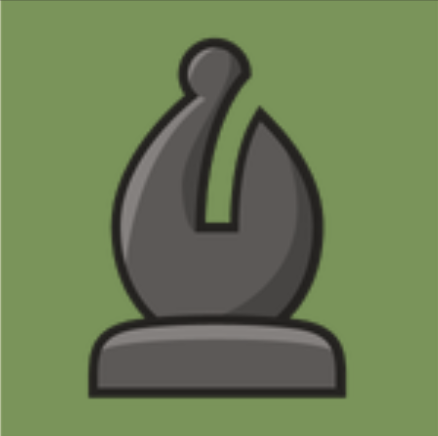
#> input picture data/train/cells/chess_black_bishop/real_20260906_06.png, 438 x 436 px
$ python board_slicer.py ../data/train/cells/chess_black_bishop/real_20260906_06.png
#> lines starting #> are read from the running program, lines starting #| are printed output that depends on the picture; after the words box and inside, x2 and y2 are one past the last pixel; in counts of white or black regions, pixels touching at a corner belong together
### src/grid_detect.py
"""
Grid-size inference from periodicity, as an alternative to Hough line detection.

This module keys on periodicity instead. For each pixel row y, take the mean of
the row difference across the full width.

At real cell boundary every square should change shade at once, so this value should spike.

Sweep N and score each by how strong the profile is at the boundaries N predicts.
Take the largest valid candidate since the true N may have divisors.
"""

import cv2
import numpy as np

try:
    from slicer_config import SlicerConfig
except ImportError:  # imported as part of the `src` package
    from .slicer_config import SlicerConfig


class GridDetectionError(ValueError):
    """
    Raised when the image carries no usable grid signal.
    """


def boundary_profile(board_image, axis):
    """
    1-D profile of how much the image changes across each candidate boundary.

    axis 0 -> row boundaries (differences down the image)
    axis 1 -> column boundaries (the same, transposed)

    Returns (raw, contrast):
      raw       the un-normalised profile, length (dimension - 1)
      contrast  peak / median of raw
    """
    gray = cv2.cvtColor(board_image, cv2.COLOR_BGR2GRAY).astype(np.float64)
    if axis == 1:
        gray = gray.T
    raw = np.abs(np.diff(gray, axis=0)).mean(axis=1)

    peak = float(raw.max())
    median = float(np.median(raw))

    if peak <= 1e-9:
        contrast = 0.0
    elif median <= 1e-9:
        contrast = float("inf")
    else:
        contrast = peak / median
    return raw, contrast


def peak_tolerance(n_cells, span, tol_frac=0.04, tol_min=2):
    """
    Search window, in px, when sampling a predicted boundary.

    Scaled to cell size rather than fixed.
    """
    if n_cells < 1:
        return tol_min
    return max(tol_min, int(round(span / n_cells * tol_frac)))


def normalise(raw, percentile=99.0):
    """
    Scale a raw profile to 0..1 using a high percentile as the ceiling.

    Not the max. A single strong edge -- a board frame, a UI selection
    highlight -- otherwise sets the ceiling and squashes every genuine gridline
    beneath it. Both checkers boards scored 0.19 against a 0.20 threshold purely
    because their wooden frame edge was ~5x stronger than their gridlines; at
    the 99th percentile they score 1.00.
    """
    top = float(np.percentile(raw, percentile))
    lo = float(raw.min())
    return np.clip((raw - lo) / (top - lo + 1e-9), 0.0, 1.0)


def score_grid(profile, n_cells, lo=None, hi=None, tol_frac=0.04,
               percentile=20.0, tol_min=2):
    """
    How well a grid of `n_cells` spanning lo..hi explains the profile.

    Iterate over possible lo/hi values since grid may not fill the bounding box.

    Samples the profile at each of the n_cells-1 interior boundaries, taking the
    max within a window scaled to cell size (see peak_tolerance), then
    aggregates with `percentile`.

    `profile` should be normalised to 0..1 so scores are comparable across axes.
    """
    n = len(profile)
    if n_cells < 2:
        return 0.0
    lo = 0 if lo is None else lo
    hi = n if hi is None else hi
    if hi - lo < n * 0.5:
        return 0.0
    cell = (hi - lo) / n_cells
    tol = peak_tolerance(n_cells, hi - lo, tol_frac, tol_min)
    peaks = []
    for i in range(1, n_cells):
        b = int(round(lo + i * cell))
        peaks.append(profile[max(0, b - tol):min(n, b + tol + 1)].max())
    return float(np.percentile(peaks, percentile))


def fit_axis_grid(profile, config=None):
    """
    Fit (n_cells, lo, hi) -- how many cells, and where the grid sits.

    Searched in two stages:

      1. symmetric coarse pass, hi = n - lo.
      2. small asymmetric search around the winner, for borders that are
         not symmetric.

    Returns (best_n, best_lo, best_hi, scores) where scores maps n -> its best
    score over all offsets, for the divisor tie-break and for reporting.
    """
    cfg = config or SlicerConfig()
    n = len(profile)
    max_inset = int(n * cfg.profile_max_inset_frac)
    step = max(1, cfg.profile_inset_step)
    refine = cfg.profile_refine_px

    def sc(nc, lo, hi):
        return score_grid(profile, nc, lo, hi, cfg.profile_peak_tol_frac,
                          cfg.profile_percentile, cfg.profile_peak_tol_min)

    scores, spans = {}, {}
    for nc in range(cfg.profile_n_min, cfg.profile_n_max + 1):
        best = None
        for inset in range(0, max_inset + 1, step):
            v = sc(nc, inset, n - inset)
            if best is None or v > best[0]:
                best = (v, inset, n - inset)
        _, lo0, hi0 = best
        for lo in range(max(0, lo0 - refine), lo0 + refine + 1, step):
            for hi in range(max(0, hi0 - refine), min(n, hi0 + refine) + 1, step):
                v = sc(nc, lo, hi)
                if v > best[0]:
                    best = (v, lo, hi)
        scores[nc], spans[nc] = best[0], (best[1], best[2])

    # Divisor tie-break
    cutoff = cfg.profile_rel_threshold * max(scores.values())
    best_n = max(nc for nc, v in scores.items() if v >= cutoff)
    return (best_n,) + spans[best_n] + (scores,)


def infer_axis_size(board_image, axis, config=None):
    """
    Infer the number of cells along one axis.

    Returns (n_cells, scores) where scores maps N -> score, for reporting.

    Since divisors tie, pick largest scoring N within `profile_rel_threshold`.

    Contrast guard checks that image is not completely uniform
    """
    cfg = config or SlicerConfig()
    raw, contrast = boundary_profile(board_image, axis)

    if contrast < cfg.profile_min_contrast:
        name = "rows" if axis == 0 else "columns"
        raise GridDetectionError(
            f"no usable grid signal along {name}: contrast {contrast:.1f} is "
            f"below profile_min_contrast ({cfg.profile_min_contrast}). Real "
            f"boards measure 36-547; a featureless image measures ~1. The image "
            f"likely has neither shade alternation nor drawn gridlines."
        )

    profile = normalise(raw, cfg.profile_norm_percentile)
    n_cells, lo, hi, scores = fit_axis_grid(profile, cfg)

    # The contrast guard above only rejects flat images.
    best_score = scores[n_cells]
    if best_score < cfg.profile_min_score:
        name = "rows" if axis == 0 else "columns"
        raise GridDetectionError(
            f"no regular grid along {name}: best score {best_score:.3f} is below "
            f"profile_min_score ({cfg.profile_min_score}). The image has "
            f"contrast ({contrast:.1f}) but its boundaries are not evenly "
            f"spaced -- a single strong edge looks like this."
        )

    return n_cells, lo, hi, scores


def infer_grid_size(board_image, config=None):
    """
    Infer (rows, cols) for a cropped board.

    Axes are inferred independently, so non-square NxM grids work.
    """
    cfg = config or SlicerConfig()
    rows, r_lo, r_hi, _ = infer_axis_size(board_image, 0, cfg)
    cols, c_lo, c_hi, _ = infer_axis_size(board_image, 1, cfg)
    return rows, cols, (r_lo, r_hi), (c_lo, c_hi)


def detect_grid_lines_by_profile(board_image, config=None):
    """
    Grid line positions from the inferred cell count.

    Returns (row_lines, col_lines) spanning the full crop.
    """
    cfg = config or SlicerConfig()
    rows, cols, (r_lo, r_hi), (c_lo, c_hi) = infer_grid_size(board_image, cfg)
    # spans the FITTED grid, not the whole crop -- see fit_axis_grid
    row_lines = [int(round(v)) for v in np.linspace(r_lo, r_hi, rows + 1)]
    col_lines = [int(round(v)) for v in np.linspace(c_lo, c_hi, cols + 1)]
    return row_lines, col_lines

### src/board_slicer.py
"""
Board grid detection and cell-slicing pipeline.

Step 1: find_board_bbox   -- locate the board's outer boundary in a screenshot
Step 2: detect_grid_lines -- find row/column gridlines via Hough transform
Step 3: slice_cells       -- crop out individual cell images based on
                              detected line positions

Every tunable number lives in SlicerConfig (slicer_config.py)

Requires: pip install opencv-python-headless numpy
"""

import argparse

import cv2
import numpy as np

try:
    from grid_detect import detect_grid_lines_by_profile
    from slicer_config import SlicerConfig
except ImportError:
    from .grid_detect import detect_grid_lines_by_profile
    from .slicer_config import SlicerConfig


# Step 1: Find the board's bounding box within a larger image
def find_board_bbox(image, config=None):
    """
    Locate the board as the largest roughly-square contour in the image.

    image: BGR image (as read by cv2.imread)
    config: SlicerConfig -- uses the bbox_* fields; see slicer_config.py

    Returns (x, y, w, h) bounding box of the detected board.
    """
    cfg = config or SlicerConfig()

    gray = cv2.cvtColor(image, cv2.COLOR_BGR2GRAY)
    edges = cv2.Canny(gray, cfg.bbox_canny_low, cfg.bbox_canny_high)
    # Dilate edges slightly so broken/antialiased border lines
    # connect into one continuous contour
    kernel = np.ones((cfg.bbox_dilate_kernel, cfg.bbox_dilate_kernel), np.uint8)
    edges = cv2.dilate(edges, kernel, iterations=cfg.bbox_dilate_iterations)

    contours, _ = cv2.findContours(edges, cv2.RETR_EXTERNAL, cv2.CHAIN_APPROX_SIMPLE)
    if not contours:
        raise ValueError("No contours found -- is this image mostly blank?")

    img_area = image.shape[0] * image.shape[1]
    candidates = []
    for cnt in contours:
        x, y, w, h = cv2.boundingRect(cnt)
        area = w * h
        if area < img_area * cfg.bbox_min_area_frac:
            continue
        aspect = w / h if h > 0 else 0
        # Accepted boards should be close to square
        sq = cfg.bbox_aspect_tol
        if sq <= aspect <= 1 / sq:
            candidates.append((area, x, y, w, h))

    if not candidates:
        raise ValueError("No board-like (square-ish, large) contour found")

    # Pick the candidate with largest area
    candidates.sort(reverse=True, key=lambda c: c[0])
    _, x, y, w, h = candidates[0]
    return x, y, w, h


# Step 2: Detect grid lines within the board crop
# [28 lines left out: functions _cluster_positions, _uniform_positions, not called in this run]


def detect_grid_lines(board_image, config=None):
    """
    Detect horizontal and vertical gridlines within a cropped board image.

    board_image: BGR image containing only the board
    config: SlicerConfig, see slicer_config.py

    The Hough vote threshold is derived from the computed minLineLength

    Returns (row_lines, col_lines), both sorted in ascending order
    """
    cfg = config or SlicerConfig()

    if cfg.grid_detector == "profile":
        # Periodicity-based. Returns uniformly divided positions from the
        # inferred cell count, so uniform_spacing is implicit and ignored here.
        return detect_grid_lines_by_profile(board_image, cfg)
    if cfg.grid_detector != "hough":
        raise ValueError(
            f"unknown grid_detector {cfg.grid_detector!r}; expected "
            f"'profile' or 'hough'"
        )

    h, w = board_image.shape[:2]
    gray = cv2.cvtColor(board_image, cv2.COLOR_BGR2GRAY)
    edges = cv2.Canny(gray, cfg.line_canny_low, cfg.line_canny_high)

    min_len_h = int(w * cfg.min_line_frac)
    min_len_v = int(h * cfg.min_line_frac)
    min_line_length = min(min_len_h, min_len_v)

    max_line_gap = int(min(w, h) * cfg.max_line_gap_frac)

    hough_threshold = max(
        cfg.hough_threshold_min,
        int(min_line_length * cfg.hough_threshold_frac),
    )

    lines = cv2.HoughLinesP(
        edges, 1, np.pi / 180,
        threshold=hough_threshold,
        minLineLength=min_line_length,
        maxLineGap=max_line_gap,
    )

    horizontal_ys, vertical_xs = [], []
    if lines is not None:
        for line in lines:
            x1, y1, x2, y2 = line[0]
            dx, dy = x2 - x1, y2 - y1
            angle = np.degrees(np.arctan2(dy, dx))
            angle = abs(angle) % 180

            if angle < cfg.angle_tol_deg and abs(dx) >= min_len_h * cfg.line_run_frac:
                horizontal_ys.append((y1 + y2) // 2)
            elif abs(angle - 90) < cfg.angle_tol_deg and abs(dy) >= min_len_v * cfg.line_run_frac:
                vertical_xs.append((x1 + x2) // 2)

    cluster_gap = max(cfg.cluster_gap_min, int(min(w, h) * cfg.cluster_gap_frac))

    row_lines = _cluster_positions(horizontal_ys, gap=cluster_gap)
    col_lines = _cluster_positions(vertical_xs, gap=cluster_gap)

    # Include outer edges as lines in case the outermost gridline wasn't detected
    if not row_lines or row_lines[0] > cluster_gap:
        row_lines = [0] + row_lines
    if not row_lines or row_lines[-1] < h - cluster_gap:
        row_lines = row_lines + [h]
    if not col_lines or col_lines[0] > cluster_gap:
        col_lines = [0] + col_lines
    if not col_lines or col_lines[-1] < w - cluster_gap:
        col_lines = col_lines + [w]

    # Re-cluster after inserting fallback boundaries
    row_lines = _cluster_positions(row_lines, gap=cluster_gap)
    col_lines = _cluster_positions(col_lines, gap=cluster_gap)

    if cfg.uniform_spacing:
        # anchored on the board crop (h, w), not on the outermost detected
        # lines -- see _uniform_positions for why that matters
        row_lines = _uniform_positions(row_lines, span=h)
        col_lines = _uniform_positions(col_lines, span=w)

    return row_lines, col_lines


# Step 3: Slice the board into individual cell images
# [56 lines left out: functions slice_cells, extract_board_cells, draw_debug_overlay, not called in this run]


# ---------------------------------------------------------------------------
# CLI
# Save every sliced cell as its own file
# Plus one debug overlay image showing the detected bbox + gridlines on the original.
#
# Every SlicerConfig field gets its own --flag automatically
#
# Usage:
#   python3 board_slicer.py path/to/screenshot.png
#   python3 board_slicer.py path/to/screenshot.png --out debug_output
#   python3 board_slicer.py path/to/screenshot.png --min-line-frac 0.6
# ---------------------------------------------------------------------------
def _add_config_arguments(parser):
    """Add one --flag per SlicerConfig field, so the CLI stays in sync with
    the dataclass as fields are added or removed."""
    from dataclasses import fields

    defaults = SlicerConfig()
    group = parser.add_argument_group(
        "slicer config",
        "Per-run overrides for SlicerConfig; defaults come from slicer_config.py",
    )
    for f in fields(SlicerConfig):
        flag = "--" + f.name.replace("_", "-")
        current = getattr(defaults, f.name)
        if isinstance(current, bool):
            group.add_argument(flag, dest=f.name, default=current,
                               action=argparse.BooleanOptionalAction)
        else:
            group.add_argument(flag, dest=f.name, default=current,
                               type=type(current))


def _config_from_args(args):
    """Build a SlicerConfig from the parsed namespace, and report which values
    were overridden away from the slicer_config.py defaults."""
    from dataclasses import fields

    defaults = SlicerConfig()
    values = {f.name: getattr(args, f.name) for f in fields(SlicerConfig)}
    overrides = {k: v for k, v in values.items() if v != getattr(defaults, k)}
    return SlicerConfig(**values), overrides


def main():
    import os

    parser = argparse.ArgumentParser(
        description="Run the board-slicing pipeline on a single image and "
                    "save the results for visual inspection."
    )
    parser.add_argument("image_path", help="Path to a screenshot containing a board")
    parser.add_argument("--out", default="slicer_debug_output",
                        help="Output directory for sliced cells + debug overlay")
    _add_config_arguments(parser)
    args = parser.parse_args()

    cfg, overrides = _config_from_args(args)

    image = cv2.imread(args.image_path)
#> image is the input picture: shape (436, 438, 3); mean B, G, R 85.5, 126.2, 109.1
    if image is None:
        raise FileNotFoundError(f"Could not read image: {args.image_path}")

    os.makedirs(args.out, exist_ok=True)

    print(f"Loaded image: {args.image_path}  shape={image.shape}")
#| Loaded image: ../data/train/cells/chess_black_bishop/real_20260906_06.png  shape=(436, 438, 3)
    if overrides:
        pretty = ", ".join(f"{k}={v}" for k, v in overrides.items())
        print(f"Config overrides: {pretty}")
    else:
        print("Config: all slicer_config.py defaults")

    try:
        bbox = find_board_bbox(image, cfg)
#> in find_board_bbox, `gray = cv2.cvtColor(image, cv2.COLOR_BGR2GRAY)`:
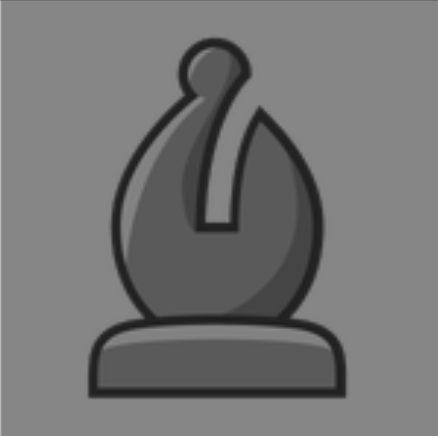
#> gray: shape (436, 438); min 28, max 186, mean 116.7
#> in find_board_bbox, `edges = cv2.Canny(gray, cfg.bbox_canny_low, cfg.bbox_canny_high)`:
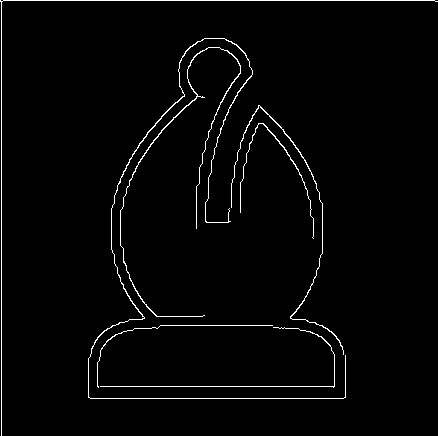
#> edges: shape (436, 438); 2.1% white in thin lines or dots
#> in find_board_bbox, `edges = cv2.dilate(edges, kernel, iterations=cfg.bbox_dilate_iterations)`:
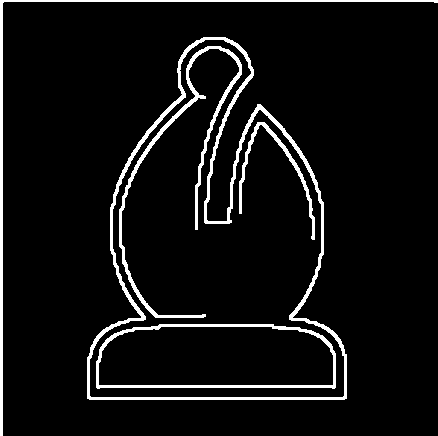
#> edges: shape (436, 438); 6.3% white; 5 white regions
#> in find_board_bbox, `contours, _ = cv2.findContours(edges, cv2.RETR_EXTERNAL, cv2.CHAIN_APP..`: contours = 2 contours; box (x1, y1, x2, y2) and area: (87, 37, 347, 400) 60710, (0, 0, 438, 436) 1310
#> the loop in find_board_bbox, `for cnt in contours:` made 2 passes
#> (x, y, w, h, area, aspect, sq) on passes 1 to 2: (87, 37, 260, 363, 94380, 0.716, 0.95), (0, 0, 438, 436, 190968, 1, 0.95)
#> after the loop in find_board_bbox, `for cnt in contours:`: candidates = [(190968, 0, 0, 438, 436)]
#> bbox = (0, 0, 438, 436)
    except ValueError as e:
        print(f"FAILED at Step 1 (find_board_bbox): {e}")
        return

    x, y, w, h = bbox
#> x = 0; y = 0; w = 438; h = 436
    print(f"Step 1 -- board bbox: x={x}, y={y}, w={w}, h={h}")
#| Step 1 -- board bbox: x=0, y=0, w=438, h=436
    board_crop = image[y:y + h, x:x + w]
    cv2.imwrite(os.path.join(args.out, "01_board_crop.png"), board_crop)

    row_lines, col_lines = detect_grid_lines(board_crop, cfg)
#> in boundary_profile, `raw = np.abs(np.diff(gray, axis=0)).mean(axis=1)`: raw = 435 values, max 24.05 at index 0, min 0 at index 1, mean 0.932
#> in boundary_profile, `peak = float(raw.max())`: peak = 24.05
#> in boundary_profile, `median = float(np.median(raw))`: median = 0.416
#> in boundary_profile, `contrast = peak / median`: contrast = 57.87
#> in normalise, `top = float(np.percentile(raw, percentile))`: top = 8.73
#> in normalise, `lo = float(raw.min())`: lo = 0
#> in infer_axis_size, `profile = normalise(raw, cfg.profile_norm_percentile)`: profile = 435 values, max 1 at index 0, min 0 at index 1, mean 0.0984
#> in fit_axis_grid, `n = len(profile)`: n = 435
#> in fit_axis_grid, `max_inset = int(n * cfg.profile_max_inset_frac)`: max_inset = 21
#> after the loop in fit_axis_grid, `for nc in range(cfg.profile_n_min, cfg.profile_n_max + 1):`: scores = 18 items
#> in fit_axis_grid, `cutoff = cfg.profile_rel_threshold * max(scores.values())`: cutoff = 0.151
#> in fit_axis_grid, `best_n = max(nc for nc, v in scores.items() if v >= cutoff)`: best_n = 4
#> in infer_axis_size, `n_cells, lo, hi, scores = fit_axis_grid(profile, cfg)`: lo = 18; hi = 417; scores = 18 items
#> in infer_axis_size, `best_score = scores[n_cells]`: best_score = 0.168
    num_rows, num_cols = len(row_lines) - 1, len(col_lines) - 1
    print(f"Step 2 -- detected grid: {num_rows} rows x {num_cols} cols")
    print(f"  row_lines: {row_lines}")
    print(f"  col_lines: {col_lines}")

    debug_img = draw_debug_overlay(image, bbox, row_lines, col_lines)
    debug_path = os.path.join(args.out, "02_debug_overlay.png")
    cv2.imwrite(debug_path, debug_img)
    print(f"  saved debug overlay -> {debug_path}")

    # Save the raw Canny edge map that detect_grid_lines is working from
    gray = cv2.cvtColor(board_crop, cv2.COLOR_BGR2GRAY)
    edges = cv2.Canny(gray, cfg.line_canny_low, cfg.line_canny_high)
    edges_path = os.path.join(args.out, "03_canny_edges.png")
    cv2.imwrite(edges_path, edges)
    print(f"  saved raw edge map -> {edges_path}")

    cells = slice_cells(board_crop, row_lines, col_lines)
    cells_dir = os.path.join(args.out, "cells")
    os.makedirs(cells_dir, exist_ok=True)
    for (r, c), cell_img in cells.items():
        if cell_img.size == 0:
            print(f"  WARNING: empty crop at ({r},{c}), skipping")
            continue
        cv2.imwrite(os.path.join(cells_dir, f"cell_{r:02d}_{c:02d}.png"), cell_img)

    print(f"Step 3 -- saved {len(cells)} cell images -> {cells_dir}")
    print(f"\nDone. Inspect {debug_path} first -- if the red box and green "
          f"lines don't align with the real board, tune the thresholds in "
          f"slicer_config.py (or pass them as --flags, see --help) before "
          f"trusting the cells output.")


if __name__ == "__main__":
#> (the run stopped early here; a loop or call above may not have finished)
